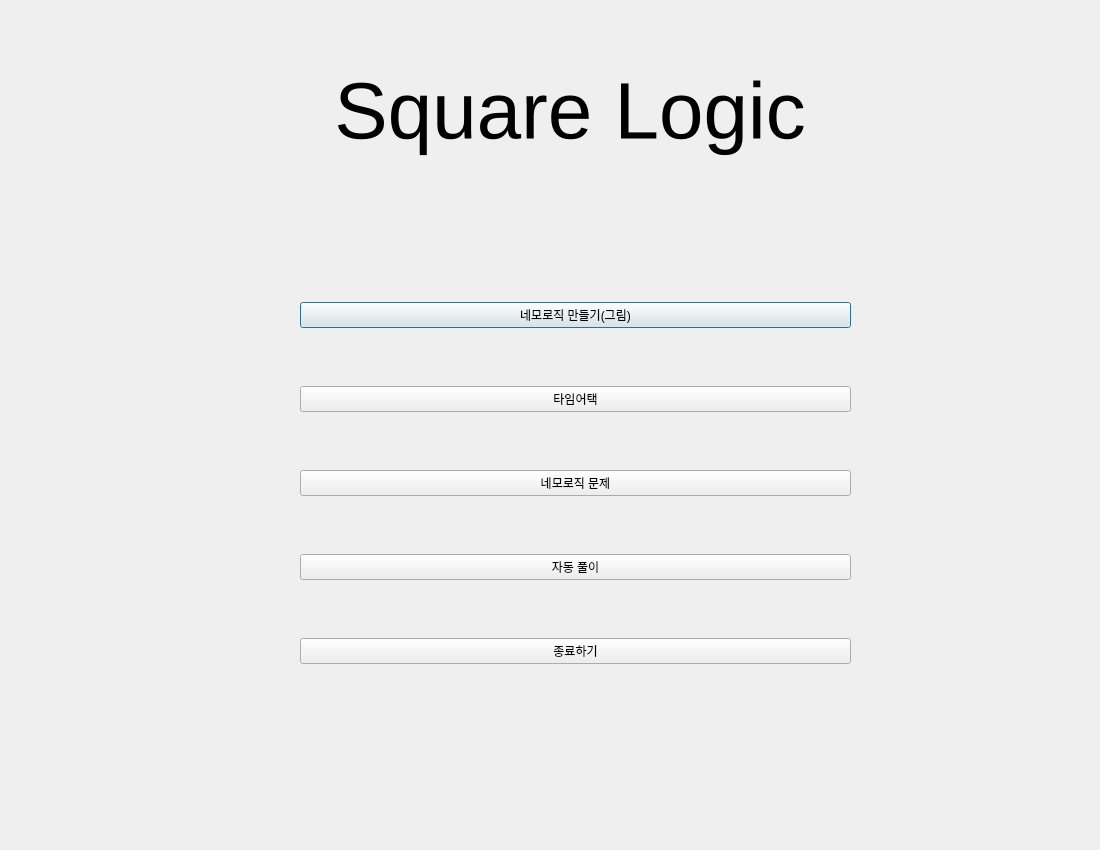
<?xml version="1.0" encoding="UTF-8"?>
<ui version="4.0">
 <class>Dialog</class>
 <widget class="QDialog" name="Dialog">
  <property name="geometry">
   <rect>
    <x>0</x>
    <y>0</y>
    <width>1100</width>
    <height>850</height>
   </rect>
  </property>
  <property name="windowTitle">
   <string>Dialog</string>
  </property>
  <widget class="QWidget" name="verticalLayoutWidget">
   <property name="geometry">
    <rect>
     <x>300</x>
     <y>250</y>
     <width>551</width>
     <height>471</height>
    </rect>
   </property>
   <layout class="QVBoxLayout" name="verticalLayout">
    <item>
     <widget class="QPushButton" name="pushButton1">
      <property name="text">
       <string>네모로직 만들기(그림)</string>
      </property>
     </widget>
    </item>
    <item>
     <widget class="QPushButton" name="pushButton2">
      <property name="text">
       <string>타임어택</string>
      </property>
     </widget>
    </item>
    <item>
     <widget class="QPushButton" name="pushButton3">
      <property name="text">
       <string>네모로직 문제</string>
      </property>
     </widget>
    </item>
    <item>
     <widget class="QPushButton" name="pushButton4">
      <property name="text">
       <string>자동 풀이</string>
      </property>
     </widget>
    </item>
    <item>
     <widget class="QPushButton" name="pushButton5">
      <property name="text">
       <string>종료하기</string>
      </property>
     </widget>
    </item>
   </layout>
  </widget>
  <widget class="QLabel" name="label">
   <property name="geometry">
    <rect>
     <x>210</x>
     <y>20</y>
     <width>720</width>
     <height>181</height>
    </rect>
   </property>
   <property name="font">
    <font>
     <pointsize>60</pointsize>
    </font>
   </property>
   <property name="text">
    <string>Square Logic</string>
   </property>
   <property name="alignment">
    <set>Qt::AlignCenter</set>
   </property>
  </widget>
 </widget>
 <resources/>
 <connections/>
</ui>
